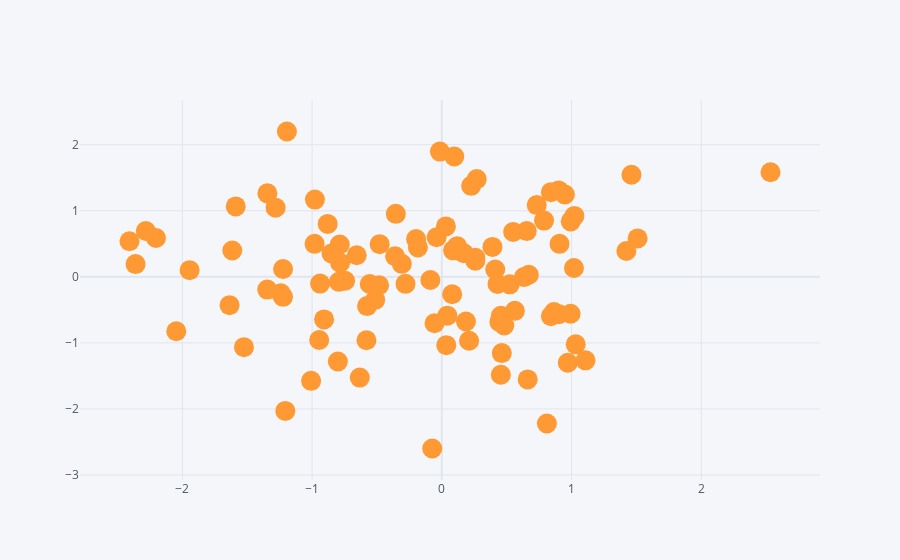

Notebook code for this chart:
### Code cell
configure_plotly_browser_state()
df.iplot(kind='scatter',x='A',y='B',mode='markers',size=20)
